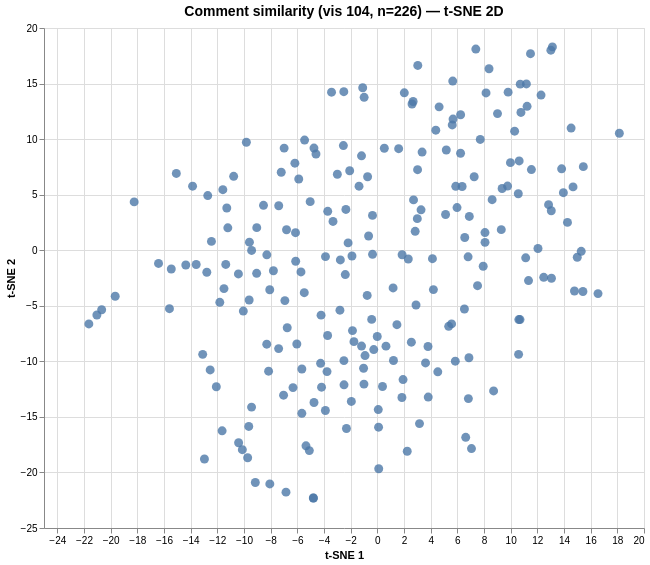

Vega-Lite specification for this chart:
### Vega specification from a JSON file in a GitHub repository (floating-point values rounded to 4 significant figures; data arrays with more than 128 entries replaced by an {"elided": "..."} marker saying what was removed)
{"$schema": "https://vega.github.io/schema/vega/v6.json", "data": [{"name": "param_1e9efca18e7a2868_store"}, {"name": "source_0", "values": {"elided": "226 records"}}, {"name": "source_0_x_domain_dim_1", "values": [{"min": -21.64, "max": 18.15}]}, {"name": "source_0_y_domain_dim_2", "values": [{"min": -22.3, "max": 18.3}]}], "signals": [{"name": "unit", "value": {}, "on": [{"events": "pointermove", "update": "isTuple(group()) ? group() : unit"}]}, {"name": "param_1e9efca18e7a2868", "update": "vlSelectionResolve(\"param_1e9efca18e7a2868_store\", \"union\")"}, {"name": "param_1e9efca18e7a2868_dim_1", "on": [{"events": [{"source": "view", "type": "dblclick"}], "update": "null"}, {"events": {"signal": "param_1e9efca18e7a2868_translate_delta"}, "update": "panLinear(param_1e9efca18e7a2868_translate_anchor.extent_x, -param_1e9efca18e7a2868_translate_delta.x / width)"}, {"events": {"signal": "param_1e9efca18e7a2868_zoom_delta"}, "update": "zoomLinear(domain(\"x\"), param_1e9efca18e7a2868_zoom_anchor.x, param_1e9efca18e7a2868_zoom_delta)"}]}, {"name": "param_1e9efca18e7a2868_dim_2", "on": [{"events": [{"source": "view", "type": "dblclick"}], "update": "null"}, {"events": {"signal": "param_1e9efca18e7a2868_translate_delta"}, "update": "panLinear(param_1e9efca18e7a2868_translate_anchor.extent_y, param_1e9efca18e7a2868_translate_delta.y / height)"}, {"events": {"signal": "param_1e9efca18e7a2868_zoom_delta"}, "update": "zoomLinear(domain(\"y\"), param_1e9efca18e7a2868_zoom_anchor.y, param_1e9efca18e7a2868_zoom_delta)"}]}, {"name": "param_1e9efca18e7a2868_tuple", "on": [{"events": [{"signal": "param_1e9efca18e7a2868_dim_1 || param_1e9efca18e7a2868_dim_2"}], "update": "param_1e9efca18e7a2868_dim_1 && param_1e9efca18e7a2868_dim_2 ? {unit: \"\", fields: param_1e9efca18e7a2868_tuple_fields, values: [param_1e9efca18e7a2868_dim_1,param_1e9efca18e7a2868_dim_2]} : null"}]}, {"name": "param_1e9efca18e7a2868_tuple_fields", "value": [{"field": "dim_1", "channel": "x", "type": "R"}, {"field": "dim_2", "channel": "y", "type": "R"}]}, {"name": "param_1e9efca18e7a2868_translate_anchor", "value": {}, "on": [{"events": [{"source": "scope", "type": "pointerdown"}], "update": "{x: x(unit), y: y(unit), extent_x: domain(\"x\"), extent_y: domain(\"y\")}"}]}, {"name": "param_1e9efca18e7a2868_translate_delta", "value": {}, "on": [{"events": [{"source": "window", "between": [{"source": "scope", "type": "pointerdown"}, {"source": "window", "type": "pointerup"}], "consume": true, "type": "pointermove"}], "update": "{x: param_1e9efca18e7a2868_translate_anchor.x - x(unit), y: param_1e9efca18e7a2868_translate_anchor.y - y(unit)}"}]}, {"name": "param_1e9efca18e7a2868_zoom_anchor", "on": [{"events": [{"source": "scope", "type": "wheel", "consume": true}], "update": "{x: invert(\"x\", x(unit)), y: invert(\"y\", y(unit))}"}]}, {"name": "param_1e9efca18e7a2868_zoom_delta", "on": [{"events": [{"source": "scope", "consume": true, "type": "wheel"}], "update": "pow(1.001, event.deltaY * pow(16, event.deltaMode))", "force": true}]}, {"name": "param_1e9efca18e7a2868_modify", "on": [{"events": {"signal": "param_1e9efca18e7a2868_tuple"}, "update": "modify(\"param_1e9efca18e7a2868_store\", param_1e9efca18e7a2868_tuple, true)"}]}], "marks": [{"type": "symbol", "name": "marks", "from": {"data": "source_0"}, "encode": {"update": {"y": {"field": "dim_2", "scale": "y"}, "opacity": {"value": 0.8}, "fill": {"value": "#4c78a8"}, "tooltip": {"signal": "{\"Comment #\": format(datum[\"index\"], \"\"), \"Comment\": isValid(datum[\"comment\"]) ? datum[\"comment\"] : \"\"+datum[\"comment\"]}"}, "x": {"field": "dim_1", "scale": "x"}, "shape": {"value": "circle"}, "size": {"value": 80}}}, "style": ["circle"], "interactive": true, "clip": true}], "scales": [{"name": "x", "type": "linear", "domain": [{"signal": "(data(\"source_0_x_domain_dim_1\")[0] || {}).min"}, {"signal": "(data(\"source_0_x_domain_dim_1\")[0] || {}).max"}], "range": [0, {"signal": "width"}], "domainRaw": {"signal": "param_1e9efca18e7a2868[\"dim_1\"]"}, "zero": true, "nice": true}, {"name": "y", "type": "linear", "domain": [{"signal": "(data(\"source_0_y_domain_dim_2\")[0] || {}).min"}, {"signal": "(data(\"source_0_y_domain_dim_2\")[0] || {}).max"}], "range": [{"signal": "height"}, 0], "nice": true, "domainRaw": {"signal": "param_1e9efca18e7a2868[\"dim_2\"]"}, "zero": true}], "axes": [{"scale": "x", "grid": true, "maxExtent": 0, "orient": "bottom", "domain": false, "labels": false, "aria": false, "zindex": 0, "gridScale": "y", "minExtent": 0, "ticks": false, "tickCount": {"signal": "ceil(width/40)"}}, {"scale": "y", "zindex": 0, "labels": false, "maxExtent": 0, "minExtent": 0, "orient": "left", "gridScale": "x", "ticks": false, "grid": true, "domain": false, "aria": false, "tickCount": {"signal": "ceil(height/40)"}}, {"scale": "x", "labelOverlap": true, "tickCount": {"signal": "ceil(width/40)"}, "labelFlush": true, "zindex": 0, "orient": "bottom", "grid": false, "title": "t-SNE 1"}, {"scale": "y", "orient": "left", "zindex": 0, "labelOverlap": true, "title": "t-SNE 2", "tickCount": {"signal": "ceil(height/40)"}, "grid": false}], "title": {"text": "Comment similarity (vis 104, n=226) — t-SNE 2D", "fontSize": 14, "frame": "group"}, "width": 600, "padding": 5, "background": "white", "style": "cell", "height": 500}
